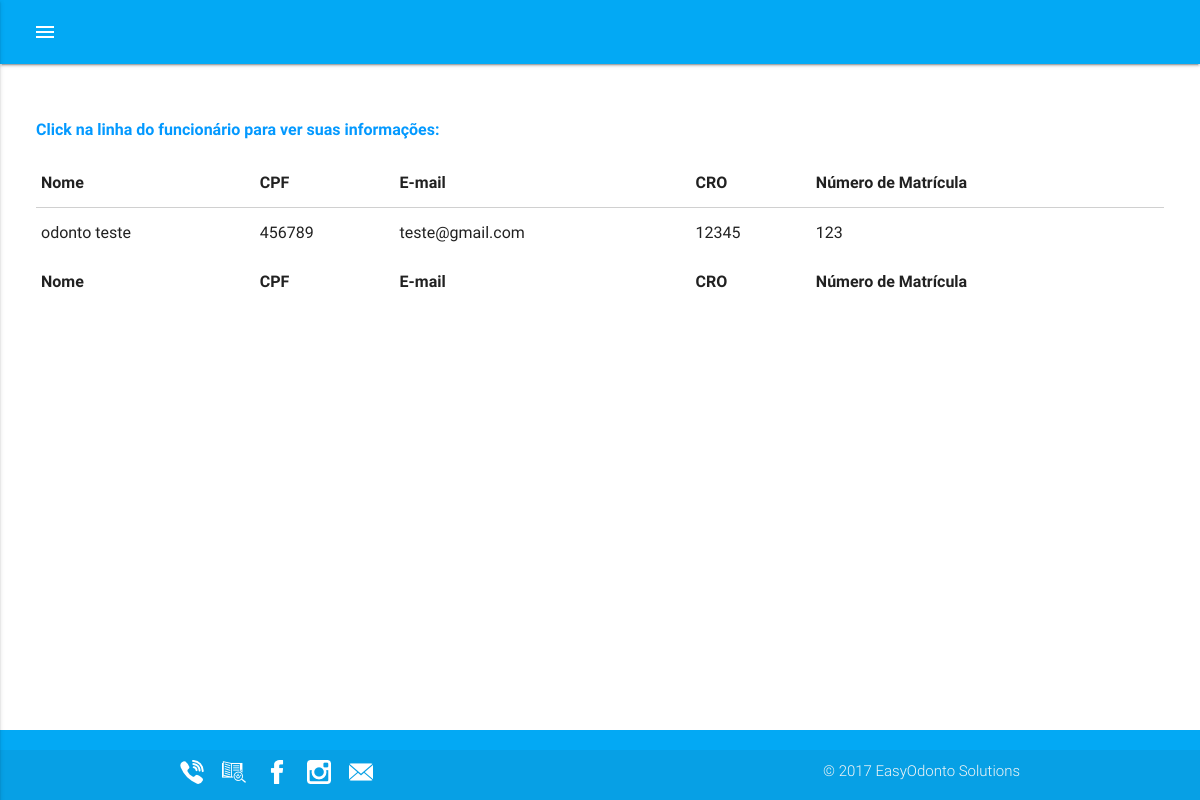
Page /public/buscaFuncionario.php (signed in) on the committed database.
### tables this page shows
CREATE TABLE users (

	`id` int(11) NOT NULL AUTO_INCREMENT PRIMARY KEY,
  	`name` varchar(80) NOT NULL,
	`surname` varchar(80) NOT NULL,
	`cro` varchar(10),
	`email`varchar(80) NOT NULL,
	`registration` int (11) NOT NULL,
	`image` text ,  
	`phone` varchar (20),
	`phone2` varchar(20) NOT NULL, 
	`address` varchar(80) NOT NULL,
	`admission_date` date NOT NULL,
	`password` varchar(100) NOT NULL,
	`social_security` varchar (50) NOT NULL,
	`bank` varchar (80) NOT NULL,
	`number_of_account` varchar (20) NOT NULL,
	`agency` varchar(80) NOT NULL,
	`permition` int (11) NOT NULL

);

### database/dbemployee.php (called while the page is built, shortened)
<?php
require_once "dbconnect.php";
class DbEmployee {
     public function searchEmployeeAll(){
		$sql = "SELECT * FROM users";
		$conn = new DbConnector();
		$stmt = $conn->getConn()->prepare($sql);
		$stmt->execute();
		$result = $stmt->fetchAll(PDO::FETCH_OBJ);
		return $result;
    }
}
 ?>

### database/dbconnect.php (called while the page is built)
<?php
class DbConnector {
    private $Servidor = "localhost";
    private $BancoDados = "odt_soft";
    private $Usuario = "root";
    private $Senha = "";
    private $conn;
    public function __construct() {
    try {
    	$this->conn = new PDO ("mysql:host=$this->Servidor;dbname=$this->BancoDados;","$this->Usuario","$this->Senha");
    }catch (PDOException $e) {
            echo "Erro de Conexão " . $e->getMessage() . "\n";
    exit;
    }
}
	public function getConn(){
		return $this->conn;
	}
}
 ?>

### public/buscaFuncionario.php (the view, shortened to what this page needs)
<?php
	require_once "cabecalho.php";
	require_once "../database/dbemployee.php";
	$dbemployee = new DbEmployee();
	$employees = $dbemployee->searchEmployeeAll();
?>
<head>
</head>
<body>
	<div class="margin_small">
		<p class="bold" style="color: #0399ff">Click na linha do funcionário para ver suas informações:</p>
		<table id="example" class="hover row-border" cellspacing="0" width="100%;">
	        <thead>
	            <tr>
	                <th>Nome</th>
	                <th>CPF</th>
					<th>E-mail</th>
	                <th>CRO</th>
					<th>Número de Matrícula</th>
	            </tr>
	        </thead>
	        <tfoot>
	            <tr>
	                <th>Nome</th>
	                <th>CPF</th>
					<th>E-mail</th>
	                <th>CRO</th>
					<th>Número de Matrícula</th>
	            </tr>
	        </tfoot>
	        <tbody>
				<?php foreach($employees as $employee){ ?>
					<tr class="listPatient" onclick="visualizar(<?=$employee->id?>)">
						<td><?=$employee->name.' '.$employee->surname?></td>
						<td><?=$employee->social_security?></td>
						<td><?=$employee->email?></td>
						<td><?=$employee->cro?></td>
						<td><?=$employee->registration?></td>
					</tr>
				<?php } ?>
	        </tbody>
	    </table>
	</div>
</body>
<?php require_once "rodape.php";

### css/style.css (style rules this page uses)
.bold { font-weight: bold; font-size: 16px; color: rgb(90,90,90); }
.margin_small { margin-left: 3%; margin-right: 3%; padding-bottom: 60px; }
td { cursor:pointer; }

### public/cabecalho.php (style rules this page uses)
body { display: flex; min-height: 100vh; flex-direction: column; height: 100 }

### rows in the picture
users: name "odonto", surname "teste", social_security "456789", email "teste@gmail.com", cro "12345", registration "123"
